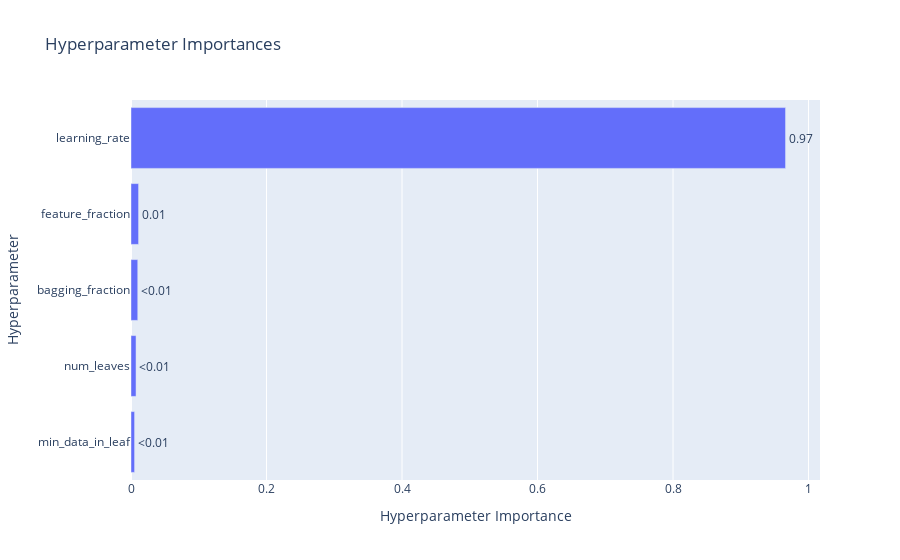

Notebook code for this chart:
### Code cell
plot_param_importances(study)

### Figure 1 — Plotly figure (JSON) as saved in the notebook; plotly's stock layout.template omitted (floating-point values rounded to 4 significant figures)
{"data": [{"cliponaxis": false, "hovertemplate": ["min_data_in_leaf (IntDistribution): 0.005290879651218211<extra></extra>", "num_leaves (IntDistribution): 0.007439114542893169<extra></extra>", "bagging_fraction (FloatDistribution): 0.009983904750833994<extra></extra>", "feature_fraction (FloatDistribution): 0.011191152439017776<extra></extra>", "learning_rate (FloatDistribution): 0.966094948616037<extra></extra>"], "name": "Objective Value", "orientation": "h", "text": ["<0.01", "<0.01", "<0.01", "0.01", "0.97"], "textposition": "outside", "type": "bar", "x": [0.005291, 0.007439, 0.009984, 0.01119, 0.9661], "y": ["min_data_in_leaf", "num_leaves", "bagging_fraction", "feature_fraction", "learning_rate"]}], "layout": {"title": {"text": "Hyperparameter Importances"}, "xaxis": {"title": {"text": "Hyperparameter Importance"}}, "yaxis": {"title": {"text": "Hyperparameter"}}}}
